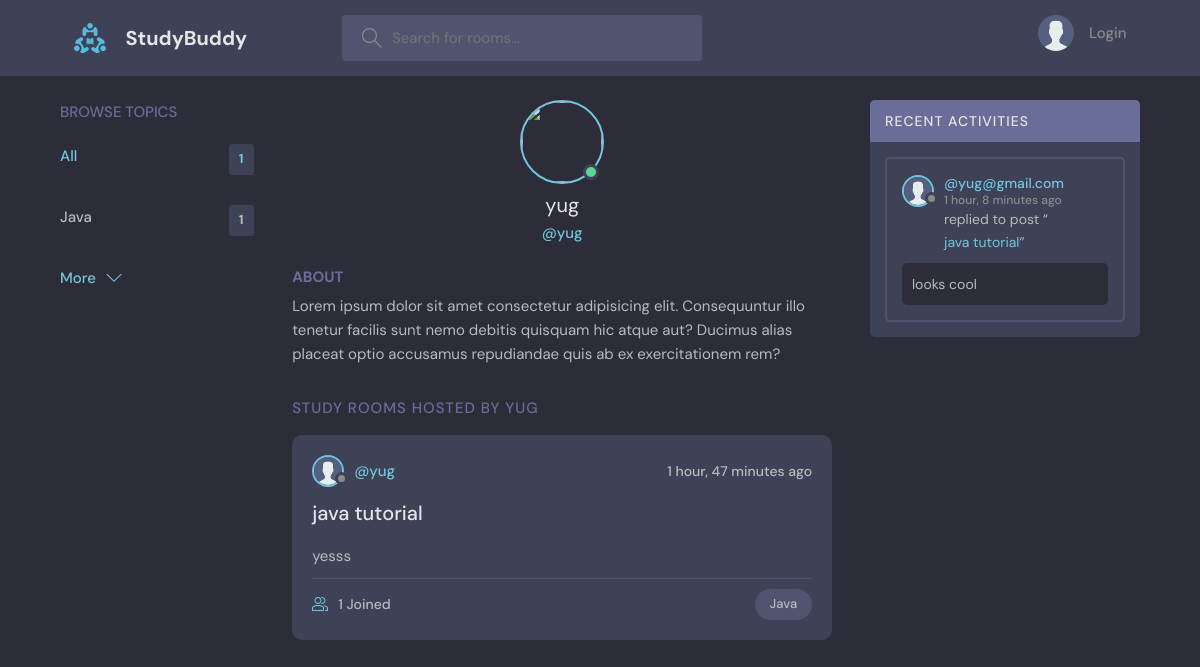
Page /profile1/ on the committed database.
### base/models.py (models this page shows, shortened)
class Topic(models.Model):
    name = models.CharField(max_length=200)

class User(AbstractUser):
    name = models.CharField(max_length=200,null=True)
    email = models.EmailField(unique=True,null=True)
    bio = models.TextField(null=True)
    avatar = models.ImageField(null=True,default ="avatar.svg")
    USERNAME_FIELD = 'email'
    REQUIRED_FIELDS = []

class Room(models.Model):
    host =  models.ForeignKey(User, on_delete=models.CASCADE, null=True)
    topic = models.ForeignKey(Topic, on_delete=models.SET_NULL, null=True)
    name = models.CharField(max_length=200)
    description = models.TextField(null=True, blank=True)
    participants = models.ManyToManyField(User,related_name='participants',blank=True)  #bcoz we already have User model connected we need related_name and we also want to submit the form without having to check it therefore we use blank=True
    updated = models.DateTimeField(auto_now=True) #auto_now --> Updates the field to the current date and time every time the object is saved.
    created = models.DateTimeField(auto_now_add=True)  #auto_now_add --> Sets the field to the current date and time only when the object is first created
    class Meta:
        ordering = ['-updated','-created']  #this is for adding newest item to the top
    def __str__(self):
        return self.name

class Message(models.Model):
    user = models.ForeignKey(User, on_delete=models.CASCADE)
    room = models.ForeignKey(Room, on_delete=models.CASCADE)  #CASCADE means, "If the user is deleted, delete all their messages too."
    body = models.TextField(blank=True)
    updated = models.DateTimeField(auto_now=True)
    created = models.DateTimeField(auto_now_add=True)
    class Meta:
        ordering = ['-updated','-created']

### base/views.py (the view)
# urls.py: path('profile<str:pk>/',views.userProfile,name="user-profile"),
def userProfile(request,pk):
    user = User.objects.get(id=pk)
    rooms = user.room_set.all()
    room_messages = user.message_set.all()
    topics = Topic.objects.all()
    context={'user':user,'rooms':rooms,'room_messages':room_messages,'topics':topics}
    return render(request,'base/profile.html',context)

### base/templates/base/profile.html (shortened to what this page needs)
{% extends "main.html" %}
{% block content %}
  <main class="profile-page layout layout--3">
    <div class="container">
      {% include 'base/topics_components.html' %}
      <div class="roomList">
        <div class="profile">
          <div class="profile__avatar">
            <div class="avatar avatar--large active">
              <img src="{{request.user.avatar.url}}" />
            </div>
          </div>
          <div class="profile__info">
            <h3>{{user.username}}</h3>
            <p>@{{user.username}}</p>
          </div>
          <div class="profile__about">
            <h3>About</h3>
            <p>
              Lorem ipsum dolor sit amet consectetur adipisicing elit. Consequuntur illo tenetur
              facilis sunt nemo debitis quisquam hic atque aut? Ducimus alias placeat optio
              accusamus repudiandae quis ab ex exercitationem rem?
            </p>
          </div>
        </div>
        <div class="roomList__header">
          <div>
            <h2>Study Rooms Hosted by {{user.username}}</a>
            </h2>
          </div>
        </div>
        {% include 'base/feed_component.html' %}
      </div>
      {% include 'base/activity_component.html' %}
    </div>
  </main>
{% endblock %}

### base/templates/base/topics_components.html (shortened to what this page needs)
<div class="topics">
          <div class="topics__header">
            <h2>Browse Topics</h2>
          </div>
          <ul class="topics__list">
            <li>
              <a href="{% url 'Home' %}" class="active">All <span>{{topics.count}}</span></a>
            </li>
            {% for topic in topics%}
            <li>
              <a href="{% url 'Home' %}?q={{topic.name}}">{{topic.name}} <span>{{topic.room_set.all.count}}</span></a>
            </li>
            {% endfor %}
          </ul>
          <a class="btn btn--link" href="{% url 'topics' %}">
            More
            <svg version="1.1" xmlns="http://www.w3.org/2000/svg" width="32" height="32" viewBox="0 0 32 32">
              <title>chevron-down</title>
              <path d="M16 21l-13-13h-3l16 16 16-16h-3l-13 13z"></path>
            </svg>
          </a>
        </div>

### base/templates/base/feed_component.html (shortened to what this page needs)
{% for room in rooms %}
<div class="roomListRoom">
            <div class="roomListRoom__header">
              <a href="{% url 'user-profile' room.host.id %}" class="roomListRoom__author">
                <div class="avatar avatar--small">
                  <img src="{{room.host.avatar.url}}" />
                </div>
                <span>@{{room.host.username}}</span>
              </a>
              <div class="roomListRoom__actions">
                <span>{{room.created|timesince}} ago</span>
              </div>
            </div>
            <div class="roomListRoom__content">
              <a href="{% url 'Room' room.id %}">{{room.name}}</a>
              <p>
                {{room.description}}
              </p>
            </div>
            <div class="roomListRoom__meta">
              <a href="{% url 'Room' room.id %}" class="roomListRoom__joined">
                {{room.participants.all.count}} Joined
              </a>
              <p class="roomListRoom__topic">{{room.topic.name}}</p>
            </div>
</div>
{% endfor %}

### base/templates/base/activity_component.html (shortened to what this page needs)
<div class="activities">
          <div class="activities__header">
            <h2>Recent Activities</h2>
          </div>
          {% for message in room_messages %}
          <div class="activities__box">
            <div class="activities__boxHeader roomListRoom__header">
              <a href="{% url 'user-profile' message.user.id %}" class="roomListRoom__author">
                <div class="avatar avatar--small">
                  <img src="{{message.user.avatar.url}}" />
                </div>
                <p>
                  @{{message.user}}
                  <span>{{message.created|timesince}} ago</span>
                </p>
              </a>
            </div>
            <div class="activities__boxContent">
              <p>replied to post “<a href="{% url 'Room' message.room.id %}">{{message.room}}</a>”</p>
              <div class="activities__boxRoomContent">
               {{message.body}}
              </div>
            </div>
          </div>
          {% endfor %}
</div>

### rows in the picture
Topic: name "Java", room_set.all.count "1"
User: username "yug", username "YUG"
Room: host.avatar (placeholder picture), host.username "yug", created "1 hour, 47 minutes", name "java tutorial", description "yesss", participants.all.count "1", topic.name "Java"
Message: user.avatar (placeholder picture), user "yug@gmail.com", created "1 hour, 8 minutes", room "java tutorial", body "looks cool"

### other values in the picture
{{ topics.count }} "1"
